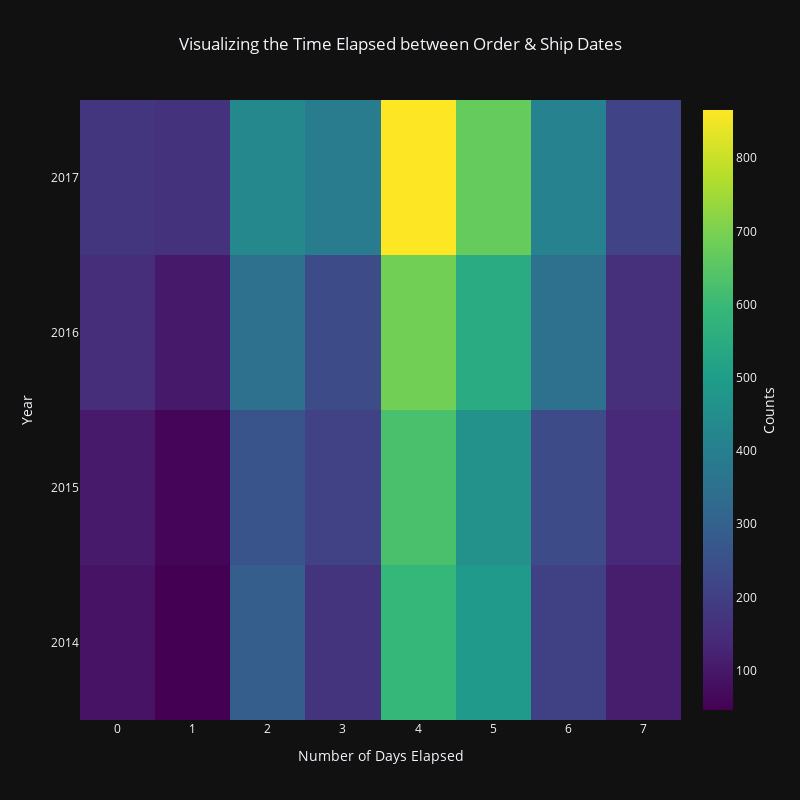

The cell this chart's notebook holds for it:
### Code cell
fig = go.Figure(go.Heatmap
                (
                    z=unstacked_final_elapse_dt,
                    x=X,
                    y=Y,
                    colorscale='Viridis',
                    colorbar=dict(title=dict(text='Counts',side='right',font=dict(size=14))),
                    hoverinfo='z',
                )
                )
(
    fig.update_layout
    (
        title = 'Visualizing the Time Elapsed between Order & Ship Dates',
        title_x=0.5,
        xaxis_title = 'Number of Days Elapsed',
        yaxis_title = 'Year',
        width=800,
        height=800,
        yaxis=dict(tickvals = list(range(2013,2018))),
        dragmode=False
    )
)

### Figure 1 — Plotly figure (JSON) as saved in the notebook; plotly's stock layout.template omitted (floating-point values rounded to 4 significant figures)
{"data": [{"colorbar": {"title": {"font": {"size": 14}, "side": "right", "text": "Counts"}}, "colorscale": [[0.0, "#440154"], [0.1111, "#482878"], [0.2222, "#3e4989"], [0.3333, "#31688e"], [0.4444, "#26828e"], [0.5556, "#1f9e89"], [0.6667, "#35b779"], [0.7778, "#6ece58"], [0.8889, "#b5de2b"], [1.0, "#fde725"]], "hoverinfo": "z", "x": [0, 1, 2, 3, 4, 5, 6, 7], "y": [2014, 2015, 2016, 2017], "z": [[88, 46, 291, 171, 591, 487, 207, 112], [105, 58, 262, 209, 628, 464, 236, 140], [153, 101, 350, 237, 689, 548, 351, 158], [173, 164, 431, 388, 866, 670, 409, 211]], "type": "heatmap"}], "layout": {"title": {"text": "Visualizing the Time Elapsed between Order & Ship Dates", "x": 0.5}, "yaxis": {"title": {"text": "Year"}, "tickvals": [2013, 2014, 2015, 2016, 2017]}, "xaxis": {"title": {"text": "Number of Days Elapsed"}}, "width": 800, "height": 800, "dragmode": false}}
